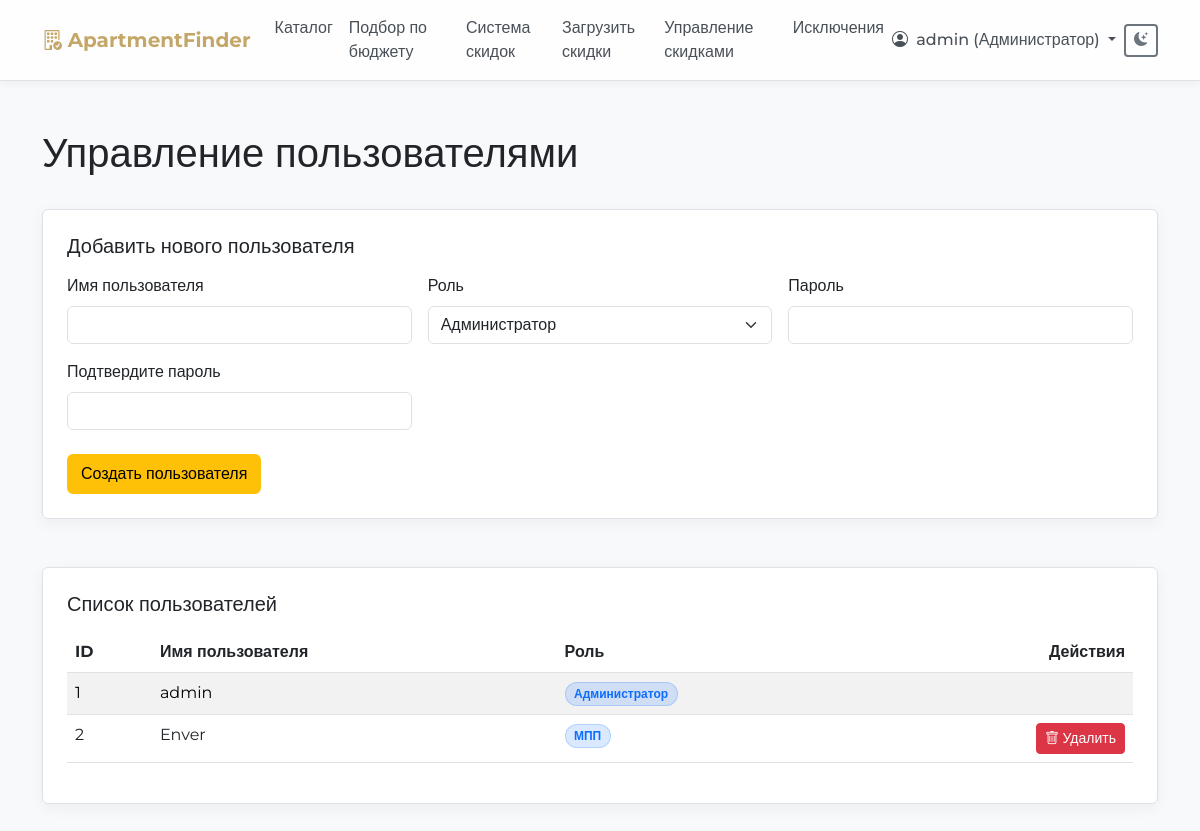
The app's page /users (signed in) with its own data.
### app/models/user_models.py (models this page shows, shortened)
class User(db.Model, UserMixin):
    __tablename__ = 'users'
    __bind_key__ = 'discounts'  # Храним пользователей в той же БД, что и скидки
    id = db.Column(db.Integer, primary_key=True)
    username = db.Column(db.String(64), index=True, unique=True, nullable=False)
    password_hash = db.Column(db.String(256))
    role = db.Column(db.Enum(Role), default=Role.MPP, nullable=False)

### app/web/routes.py (the view, shortened to what this page needs)
@web_bp.route('/users', methods=['GET', 'POST'])
@login_required
@role_required('ADMIN')
def user_management():
    form = CreateUserForm()
    users = User.query.order_by(User.id).all()
    return render_template('user_management.html', title="Управление пользователями", users=users, form=form)

### app/web/forms.py (shortened to what this page needs)
class CreateUserForm(FlaskForm):
    username = StringField('Имя пользователя', validators=[DataRequired(), Length(min=4, max=64)])
    role = SelectField('Роль', coerce=lambda r: Role[r], choices=[(role.name, role.value) for role in Role])
    password = PasswordField('Пароль', validators=[DataRequired(), Length(min=6)])
    confirm_password = PasswordField('Подтвердите пароль', validators=[DataRequired(), EqualTo('password')])
    submit = SubmitField('Создать пользователя')

### app/__init__.py (called while the page is built)
@login_manager.user_loader
def load_user(user_id):
    return user_models.User.query.get(int(user_id))

### app/web/templates/user_management.html (shortened to what this page needs)
{% extends "base.html" %}
{% block content %}
<div class="d-flex justify-content-between align-items-center mb-4">
    <h1>Управление пользователями</h1>
</div>
<div class="card card-glass mb-5 p-4">
    <h5 class="card-title mb-3">Добавить нового пользователя</h5>
    <form method="POST" action="{{ url_for('web.user_management') }}">
        <div class="row g-3">
            <div class="col-md-4">
                {{ form.username.label(class="form-label") }}
                {{ form.username(class="form-control") }}
            </div>
            <div class="col-md-4">
                {{ form.role.label(class="form-label") }}
                {{ form.role(class="form-select") }}
            </div>
            <div class="col-md-4">
                {{ form.password.label(class="form-label") }}
                {{ form.password(class="form-control") }}
            </div>
            <div class="col-md-4">
                {{ form.confirm_password.label(class="form-label") }}
                {{ form.confirm_password(class="form-control") }}
            </div>
            <div class="col-12 mt-4">
                {{ form.submit(class="btn btn-warning") }}
            </div>
        </div>
    </form>
</div>
<div class="card card-glass p-4">
    <h5 class="card-title mb-3">Список пользователей</h5>
    <div class="table-responsive">
        <table class="table table-striped table-hover">
            <thead>
                <tr>
                    <th>ID</th>
                    <th>Имя пользователя</th>
                    <th>Роль</th>
                    <th class="text-end">Действия</th>
                </tr>
            </thead>
            <tbody>
                {% for user in users %}
                <tr>
                    <td>{{ user.id }}</td>
                    <td>{{ user.username }}</td>
                    <td><span class="badge bg-primary-subtle border border-primary-subtle text-primary-emphasis rounded-pill">{{ user.role.value }}</span></td>
                    <td class="text-end">
                        {% if user.id != current_user.id %}
                        <form method="POST" action="{{ url_for('web.delete_user', user_id=user.id) }}" onsubmit="return confirm('Вы уверены, что хотите удалить пользователя {{ user.username }}?');">
                            <button type="submit" class="btn btn-danger btn-sm">
                                <i class="bi bi-trash"></i> Удалить
                            </button>
                        </form>
                        {% endif %}
                    </td>
                </tr>
                {% endfor %}
            </tbody>
        </table>
    </div>
</div>
{% endblock %}

### app/web/templates/base.html (shortened to what this page needs)
<!DOCTYPE html>
<html lang="ru" data-bs-theme="light">
<head>
    <link href="https://cdn.jsdelivr.net/npm/bootstrap@5.3.3/dist/css/bootstrap.min.css" rel="stylesheet">
    <link href="https://cdn.jsdelivr.net/npm/bootstrap-icons@1.11.3/font/bootstrap-icons.min.css" rel="stylesheet">
</head>
<body class="d-flex flex-column h-100">
    <div id="particles-js"></div>
    <header class="header sticky-top border-bottom">
        <nav class="navbar navbar-expand-lg">
            <div class="container">
                <a class="navbar-brand fw-bold" href="{{ url_for('web.selection') }}" style="color: var(--gh-gold);">
                    <i class="bi bi-building-check"></i>
                    ApartmentFinder
                </a>
                <div class="collapse navbar-collapse" id="mainNav">
                    <ul class="navbar-nav me-auto mb-2 mb-lg-0">
                        {% if current_user.is_authenticated %}
                            {% if current_user.role.name in ['ADMIN', 'MANAGER'] %}
                            <li class="nav-item">
                                <a class="nav-link {% if request.endpoint == 'web.index' %}active{% endif %}" href="{{ url_for('web.index') }}">Каталог</a>
                            </li>
                            {% endif %}
                            <li class="nav-item">
                                <a class="nav-link {% if request.endpoint == 'web.selection' %}active{% endif %}" href="{{ url_for('web.selection') }}">Подбор по бюджету</a>
                            </li>
                            <li class="nav-item">
                                <a class="nav-link {% if request.endpoint == 'web.discounts_overview' %}active{% endif %}" href="{{ url_for('web.discounts_overview') }}">Система скидок</a>
                            </li>
                            {% if current_user.role.name == 'ADMIN' %}
                            <li class="nav-item">
                                <a class="nav-link {% if request.endpoint == 'web.upload_discounts' %}active{% endif %}" href="{{ url_for('web.upload_discounts') }}">Загрузить скидки</a>
                            </li>
                            {% endif %}
                            {% if current_user.role.name in ['ADMIN', 'MANAGER'] %}
                            <li class="nav-item">
                                <a class="nav-link {% if 'versions' in request.endpoint %}active{% endif %}" href="{{ url_for('web.versions_index') }}">Управление скидками</a>
                            </li>
                            {% endif %}
                            {% if current_user.role.name == 'ADMIN' %}
                            <li class="nav-item">
                                <a class="nav-link {% if request.endpoint == 'web.manage_exclusions' %}active{% endif %}" href="{{ url_for('web.manage_exclusions') }}">Исключения</a>
                            </li>
                            {% endif %}
                        {% endif %}
                    </ul>
                    <div class="d-flex align-items-center ms-lg-auto">
                        {% if current_user.is_authenticated %}
                            <div class="nav-item dropdown">
                                <a class="nav-link dropdown-toggle" href="#" id="navbarUserDropdown" role="button" data-bs-toggle="dropdown" aria-expanded="false">
                                    <i class="bi bi-person-circle me-1"></i>
                                    {{ current_user.username }} ({{ current_user.role.value }})
                                </a>
                            </div>
                        {% endif %}
                        <div class="theme-switcher-container ms-2">
                            <button id="theme-switcher-btn" class="btn btn-outline-secondary btn-sm">
                                <i class="bi" id="theme-icon"></i>
                            </button>
                        </div>
                    </div>
                </div>
            </div>
        </nav>
    </header>
    <main class="container my-5">
        {% block content %}{% endblock %}
    </main>
</body>
</html>

### app/web/templates/base.html (style rules this page uses)
:root { --gh-gold: #c4a668; --gh-dark-gold: #b39150; --gh-gold-rgb: 196, 166, 104; }
[data-bs-theme="light"] { --bs-body-bg: #f8f9fa; --bs-body-color: #212529; --gh-element-bg: #ffffff; --gh-element-bg-rgb: 255, 255, 255; --bs-border-color: #dee2e6; --gh-header-color: #212529; --gh-link-color: #495057; --gh-card-shadow: rgba(0,0,0,0.05); }
body { font-family: 'Montserrat', sans-serif; background: var(--bs-body-bg); color: var(--bs-body-color); transition: background-color 0.3s ease, color 0.3s ease; }
#particles-js { position: fixed; width: 100%; height: 100%; top: 0; left: 0; z-index: -1; pointer-events: none; }
.header { background-color: rgba(var(--gh-element-bg-rgb), 0.8); backdrop-filter: blur(10px); box-shadow: 0 2px 10px var(--gh-card-shadow); }
.nav-link { font-weight: 500; color: var(--gh-link-color); transition: color 0.2s ease, transform 0.2s ease; }
.btn { transition: all 0.2s ease-in-out; }
.btn-outline-secondary, .btn-outline-success, .btn-outline-primary, .btn-warning { border-width: 2px; }
.form-control, .form-select, .form-control-file { background-color: var(--gh-element-bg); color: var(--bs-body-color); border-color: var(--bs-border-color); transition: all 0.2s ease-in-out; }
.table { --bs-table-bg: var(--gh-element-bg); --bs-table-color: var(--bs-body-color); --bs-table-border-color: var(--bs-border-color); }
.table-striped tbody tr:nth-of-type(odd) { background-color: rgba(var(--bs-body-color-rgb), 0.05); }
.card { background-color: var(--gh-element-bg); border-color: var(--bs-border-color); box-shadow: 0 4px 15px var(--gh-card-shadow); transition: all 0.3s ease; }
.badge { font-weight: 600; padding: 0.4em 0.7em; }
.badge.bg-primary-subtle { background-color: rgba(var(--bs-primary-rgb), 0.15) !important; color: var(--bs-primary) !important; border-color: rgba(var(--bs-primary-rgb), 0.2) !important; }

### records on screen
User: username "admin", role.value "Администратор", id "1"
User: id "2", username "Enver", role.value "МПП"
